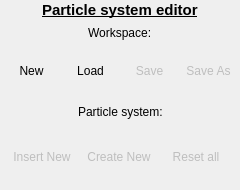
<?xml version="1.0" encoding="UTF-8"?>
<ui version="4.0">
 <class>CWorkspacePage</class>
 <widget class="QWidget" name="CWorkspacePage">
  <property name="geometry">
   <rect>
    <x>0</x>
    <y>0</y>
    <width>240</width>
    <height>190</height>
   </rect>
  </property>
  <property name="windowTitle">
   <string>Form</string>
  </property>
  <layout class="QVBoxLayout" name="verticalLayout">
   <property name="spacing">
    <number>0</number>
   </property>
   <property name="margin">
    <number>0</number>
   </property>
   <item>
    <layout class="QHBoxLayout" name="horizontalLayout_3">
     <item>
      <spacer name="horizontalSpacer">
       <property name="orientation">
        <enum>Qt::Horizontal</enum>
       </property>
       <property name="sizeHint" stdset="0">
        <size>
         <width>40</width>
         <height>20</height>
        </size>
       </property>
      </spacer>
     </item>
     <item>
      <widget class="QLabel" name="label">
       <property name="font">
        <font>
         <pointsize>11</pointsize>
         <weight>75</weight>
         <italic>false</italic>
         <bold>true</bold>
         <underline>true</underline>
        </font>
       </property>
       <property name="lineWidth">
        <number>0</number>
       </property>
       <property name="text">
        <string>Particle system editor</string>
       </property>
      </widget>
     </item>
     <item>
      <spacer name="horizontalSpacer_2">
       <property name="orientation">
        <enum>Qt::Horizontal</enum>
       </property>
       <property name="sizeHint" stdset="0">
        <size>
         <width>40</width>
         <height>20</height>
        </size>
       </property>
      </spacer>
     </item>
    </layout>
   </item>
   <item>
    <spacer name="verticalSpacer">
     <property name="orientation">
      <enum>Qt::Vertical</enum>
     </property>
     <property name="sizeHint" stdset="0">
      <size>
       <width>20</width>
       <height>1</height>
      </size>
     </property>
    </spacer>
   </item>
   <item>
    <layout class="QHBoxLayout" name="horizontalLayout_4">
     <item>
      <spacer name="horizontalSpacer_3">
       <property name="orientation">
        <enum>Qt::Horizontal</enum>
       </property>
       <property name="sizeHint" stdset="0">
        <size>
         <width>40</width>
         <height>20</height>
        </size>
       </property>
      </spacer>
     </item>
     <item>
      <widget class="QLabel" name="label_2">
       <property name="text">
        <string>Workspace:</string>
       </property>
      </widget>
     </item>
     <item>
      <spacer name="horizontalSpacer_4">
       <property name="orientation">
        <enum>Qt::Horizontal</enum>
       </property>
       <property name="sizeHint" stdset="0">
        <size>
         <width>40</width>
         <height>20</height>
        </size>
       </property>
      </spacer>
     </item>
    </layout>
   </item>
   <item>
    <layout class="QHBoxLayout" name="horizontalLayout">
     <item>
      <widget class="QToolButton" name="newToolButton">
       <property name="minimumSize">
        <size>
         <width>55</width>
         <height>55</height>
        </size>
       </property>
       <property name="maximumSize">
        <size>
         <width>55</width>
         <height>55</height>
        </size>
       </property>
       <property name="text">
        <string>New</string>
       </property>
       <property name="icon">
        <iconset resource="object_viewer_qt.qrc">
         <normaloff>:/images/new.png</normaloff>:/images/new.png</iconset>
       </property>
       <property name="iconSize">
        <size>
         <width>32</width>
         <height>32</height>
        </size>
       </property>
       <property name="toolButtonStyle">
        <enum>Qt::ToolButtonTextUnderIcon</enum>
       </property>
       <property name="autoRaise">
        <bool>true</bool>
       </property>
      </widget>
     </item>
     <item>
      <widget class="QToolButton" name="loadToolButton">
       <property name="minimumSize">
        <size>
         <width>55</width>
         <height>55</height>
        </size>
       </property>
       <property name="maximumSize">
        <size>
         <width>55</width>
         <height>55</height>
        </size>
       </property>
       <property name="text">
        <string>Load</string>
       </property>
       <property name="icon">
        <iconset resource="object_viewer_qt.qrc">
         <normaloff>:/images/open-file.png</normaloff>:/images/open-file.png</iconset>
       </property>
       <property name="iconSize">
        <size>
         <width>32</width>
         <height>32</height>
        </size>
       </property>
       <property name="toolButtonStyle">
        <enum>Qt::ToolButtonTextUnderIcon</enum>
       </property>
       <property name="autoRaise">
        <bool>true</bool>
       </property>
      </widget>
     </item>
     <item>
      <widget class="QToolButton" name="saveToolButton">
       <property name="enabled">
        <bool>false</bool>
       </property>
       <property name="minimumSize">
        <size>
         <width>55</width>
         <height>55</height>
        </size>
       </property>
       <property name="maximumSize">
        <size>
         <width>55</width>
         <height>55</height>
        </size>
       </property>
       <property name="text">
        <string>Save</string>
       </property>
       <property name="icon">
        <iconset resource="object_viewer_qt.qrc">
         <normaloff>:/images/save.png</normaloff>:/images/save.png</iconset>
       </property>
       <property name="iconSize">
        <size>
         <width>32</width>
         <height>32</height>
        </size>
       </property>
       <property name="checkable">
        <bool>false</bool>
       </property>
       <property name="toolButtonStyle">
        <enum>Qt::ToolButtonTextUnderIcon</enum>
       </property>
       <property name="autoRaise">
        <bool>true</bool>
       </property>
      </widget>
     </item>
     <item>
      <widget class="QToolButton" name="saveAsToolButton">
       <property name="enabled">
        <bool>false</bool>
       </property>
       <property name="minimumSize">
        <size>
         <width>55</width>
         <height>55</height>
        </size>
       </property>
       <property name="maximumSize">
        <size>
         <width>55</width>
         <height>55</height>
        </size>
       </property>
       <property name="text">
        <string>Save As</string>
       </property>
       <property name="icon">
        <iconset resource="object_viewer_qt.qrc">
         <normaloff>:/images/save-as.png</normaloff>:/images/save-as.png</iconset>
       </property>
       <property name="iconSize">
        <size>
         <width>32</width>
         <height>32</height>
        </size>
       </property>
       <property name="toolButtonStyle">
        <enum>Qt::ToolButtonTextUnderIcon</enum>
       </property>
       <property name="autoRaise">
        <bool>true</bool>
       </property>
      </widget>
     </item>
    </layout>
   </item>
   <item>
    <spacer name="verticalSpacer_2">
     <property name="orientation">
      <enum>Qt::Vertical</enum>
     </property>
     <property name="sizeHint" stdset="0">
      <size>
       <width>20</width>
       <height>1</height>
      </size>
     </property>
    </spacer>
   </item>
   <item>
    <layout class="QHBoxLayout" name="horizontalLayout_5">
     <item>
      <spacer name="horizontalSpacer_5">
       <property name="orientation">
        <enum>Qt::Horizontal</enum>
       </property>
       <property name="sizeHint" stdset="0">
        <size>
         <width>40</width>
         <height>20</height>
        </size>
       </property>
      </spacer>
     </item>
     <item>
      <widget class="QLabel" name="label_3">
       <property name="text">
        <string>Particle system:</string>
       </property>
      </widget>
     </item>
     <item>
      <spacer name="horizontalSpacer_6">
       <property name="orientation">
        <enum>Qt::Horizontal</enum>
       </property>
       <property name="sizeHint" stdset="0">
        <size>
         <width>40</width>
         <height>20</height>
        </size>
       </property>
      </spacer>
     </item>
    </layout>
   </item>
   <item>
    <layout class="QHBoxLayout" name="horizontalLayout_2">
     <item>
      <widget class="QToolButton" name="insertToolButton">
       <property name="enabled">
        <bool>false</bool>
       </property>
       <property name="minimumSize">
        <size>
         <width>70</width>
         <height>65</height>
        </size>
       </property>
       <property name="maximumSize">
        <size>
         <width>61</width>
         <height>61</height>
        </size>
       </property>
       <property name="text">
        <string>Insert New</string>
       </property>
       <property name="icon">
        <iconset resource="object_viewer_qt.qrc">
         <normaloff>:/images/pqrticles.png</normaloff>:/images/pqrticles.png</iconset>
       </property>
       <property name="iconSize">
        <size>
         <width>32</width>
         <height>32</height>
        </size>
       </property>
       <property name="toolButtonStyle">
        <enum>Qt::ToolButtonTextUnderIcon</enum>
       </property>
       <property name="autoRaise">
        <bool>true</bool>
       </property>
      </widget>
     </item>
     <item>
      <widget class="QToolButton" name="createToolButton">
       <property name="enabled">
        <bool>false</bool>
       </property>
       <property name="minimumSize">
        <size>
         <width>70</width>
         <height>65</height>
        </size>
       </property>
       <property name="maximumSize">
        <size>
         <width>61</width>
         <height>61</height>
        </size>
       </property>
       <property name="text">
        <string>Create New</string>
       </property>
       <property name="icon">
        <iconset resource="object_viewer_qt.qrc">
         <normaloff>:/images/insert.png</normaloff>:/images/insert.png</iconset>
       </property>
       <property name="iconSize">
        <size>
         <width>32</width>
         <height>32</height>
        </size>
       </property>
       <property name="toolButtonStyle">
        <enum>Qt::ToolButtonTextUnderIcon</enum>
       </property>
       <property name="autoRaise">
        <bool>true</bool>
       </property>
      </widget>
     </item>
     <item>
      <widget class="QToolButton" name="resetToolButton">
       <property name="enabled">
        <bool>false</bool>
       </property>
       <property name="minimumSize">
        <size>
         <width>70</width>
         <height>65</height>
        </size>
       </property>
       <property name="maximumSize">
        <size>
         <width>61</width>
         <height>61</height>
        </size>
       </property>
       <property name="text">
        <string>Reset all</string>
       </property>
       <property name="icon">
        <iconset resource="object_viewer_qt.qrc">
         <normaloff>:/images/clear.png</normaloff>:/images/clear.png</iconset>
       </property>
       <property name="iconSize">
        <size>
         <width>32</width>
         <height>32</height>
        </size>
       </property>
       <property name="toolButtonStyle">
        <enum>Qt::ToolButtonTextUnderIcon</enum>
       </property>
       <property name="autoRaise">
        <bool>true</bool>
       </property>
      </widget>
     </item>
    </layout>
   </item>
   <item>
    <spacer name="verticalSpacer_3">
     <property name="orientation">
      <enum>Qt::Vertical</enum>
     </property>
     <property name="sizeHint" stdset="0">
      <size>
       <width>20</width>
       <height>3</height>
      </size>
     </property>
    </spacer>
   </item>
  </layout>
 </widget>
 <resources>
  <include location="object_viewer_qt.qrc"/>
 </resources>
 <connections/>
</ui>
